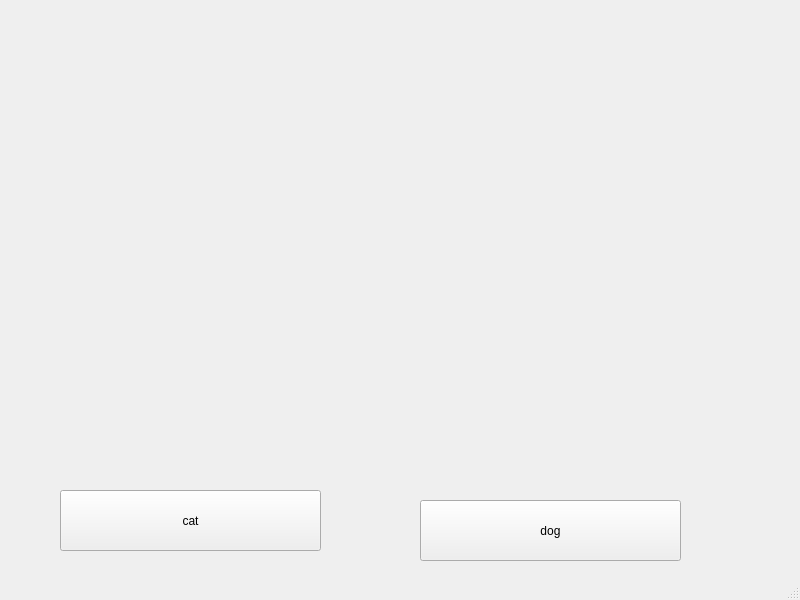
<?xml version="1.0" encoding="UTF-8"?>
<ui version="4.0">
 <class>MainWindow</class>
 <widget class="QMainWindow" name="MainWindow">
  <property name="geometry">
   <rect>
    <x>0</x>
    <y>0</y>
    <width>800</width>
    <height>600</height>
   </rect>
  </property>
  <property name="windowTitle">
   <string>MainWindow</string>
  </property>
  <widget class="QWidget" name="centralwidget">
   <widget class="QLabel" name="photo">
    <property name="geometry">
     <rect>
      <x>30</x>
      <y>20</y>
      <width>621</width>
      <height>521</height>
     </rect>
    </property>
    <property name="maximumSize">
     <size>
      <width>761</width>
      <height>521</height>
     </size>
    </property>
    <property name="text">
     <string/>
    </property>
    <property name="pixmap">
     <pixmap>../../../../../Pictures/PhotoScape X/backup-2021-07-28/ドローン0728_ueda_200269_small.jpg</pixmap>
    </property>
   </widget>
   <widget class="QLabel" name="photo_2">
    <property name="geometry">
     <rect>
      <x>0</x>
      <y>0</y>
      <width>771</width>
      <height>521</height>
     </rect>
    </property>
    <property name="text">
     <string/>
    </property>
    <property name="pixmap">
     <pixmap>image/cat.png</pixmap>
    </property>
   </widget>
   <widget class="QPushButton" name="cat">
    <property name="geometry">
     <rect>
      <x>60</x>
      <y>490</y>
      <width>261</width>
      <height>61</height>
     </rect>
    </property>
    <property name="text">
     <string>cat</string>
    </property>
   </widget>
   <widget class="QPushButton" name="dog">
    <property name="geometry">
     <rect>
      <x>420</x>
      <y>500</y>
      <width>261</width>
      <height>61</height>
     </rect>
    </property>
    <property name="text">
     <string>dog</string>
    </property>
   </widget>
  </widget>
  <widget class="QStatusBar" name="statusbar"/>
 </widget>
 <resources/>
 <connections/>
</ui>
